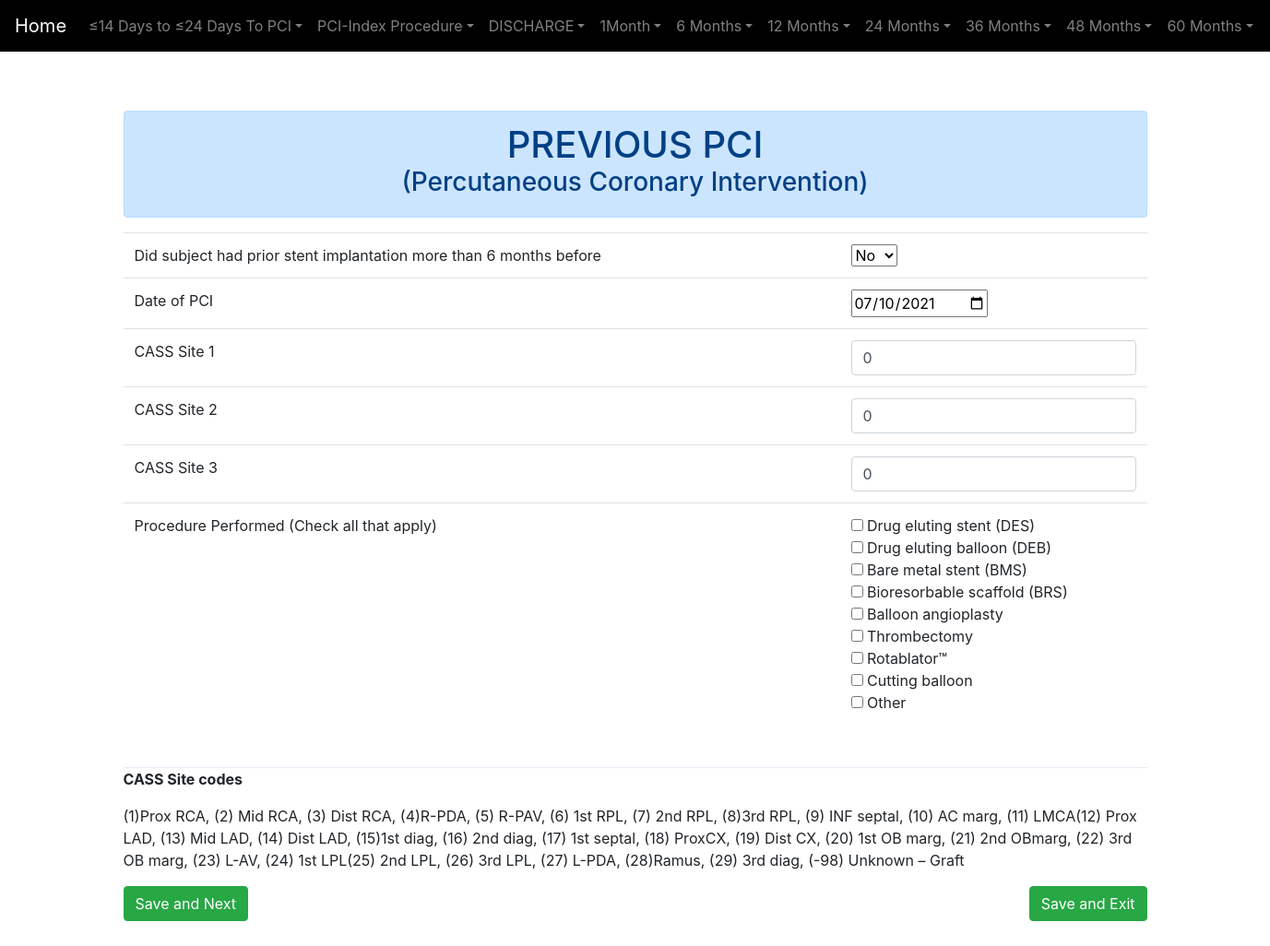
/previous/, run on the app's committed database.
### enroll/models.py (models this page shows, shortened)
class Question(models.Model):
	q_id = models.IntegerField(primary_key = True)
	q_text = models.CharField(max_length = 500)

### enroll/views.py (the view, shortened to what this page needs)
# urls.py: path('previous/', previous),
def previous(request):
    global ques_id, i
    ques_id = 60
    yesnoform = YesNo()
    dateform = DateTime(initial={'ans_text': date.today()})
    numberform = NumberInput(initial={'ans_text': 0})
    textform = TextInput(initial={'ans_text': 'None'})
    yesno_ques = Question.objects.filter(q_id=61)  # Yes/No
    date_ques = Question.objects.filter(q_id=62)  # Date
    number_ques = Question.objects.filter(q_id__gte=63, q_id__lte=65)  # CASS
    text_ques = Question.objects.filter(q_id=66)
    context = {
        "dateform": dateform,
        'numberform': numberform,
        'textform': textform,
        'yesnoform': yesnoform,
        "yesno_ques": yesno_ques,
        'date_ques': date_ques,
        'number_ques': number_ques,
        "text_ques": text_ques,
    }
    return render(request, "enroll/previous.html", context)

### enroll/forms.py
class DateTime(forms.ModelForm):
    class Meta:
        model = Result
        fields = ('p_id', 'q_id', 'ans_text')
        widgets = {
            'ans_text': forms.DateInput(attrs={'type': 'date'})
        }

class NumberInput(forms.ModelForm):
    class Meta:
        model = Result
        fields = ('p_id', 'q_id', 'ans_text')
        widgets = {
            'ans_text': forms.NumberInput(attrs={'class': 'form-control'})
        }

### enroll/templates/enroll/previous.html (shortened to what this page needs)
{% extends 'enroll/question.html' %}
{% block content %}
<div class="row">
  <div class="container mt-3">
    <h1 class="text-center alert alert-primary">PREVIOUS PCI <span><h3>(Percutaneous Coronary Intervention)</h3></span></h1>
  </div>
	<div class="col-sm-12">
    <form method="POST">
			<table class="table table-hover">
                <tbody>
          {% for ques in yesno_ques %}
          <tr>
            <td width="70%">{{ ques.q_text }}</td>
            <td width="30%">
              {{ yesnoform.ans_text }}
            </td>
          </tr>
          {% endfor %}
          {% for ques in date_ques %}
           <tr>
            <td>{{ ques.q_text }}</td>
            <td>
              {{ dateform.ans_text }}
            </td>
           </tr>
          {% endfor %}
           {% for ques in number_ques %}
           <tr>
            <td>{{ ques.q_text }}</td>
            <td>
              {{ numberform.ans_text }}
            </td>
           </tr>
          {% endfor %}
          {% for ques in text_ques %}
          <tr>
            <td width="70%">{{ ques.q_text }}</td>
            <td width="30%">
              <input type="checkbox" name="procedure[]" value="Drug eluting stent (DES)" /> Drug eluting stent (DES)<br>
              <input type="checkbox" name="procedure[]" value="Drug eluting balloon (DEB)" /> Drug eluting balloon (DEB)<br>
              <input type="checkbox" name="procedure[]" value="Bare metal stent (BMS)" /> Bare metal stent (BMS)<br>
              <input type="checkbox" name="procedure[]" value="Bioresorbable scaffold (BRS)" /> Bioresorbable scaffold (BRS)<br>
              <input type="checkbox" name="procedure[]" value="Balloon angioplasty" /> Balloon angioplasty<br>
              <input type="checkbox" name="procedure[]" value="Thrombectomy" /> Thrombectomy<br>
              <input type="checkbox" name="procedure[]" value="Rotablator™" /> Rotablator™<br>
              <input type="checkbox" name="procedure[]" value="Cutting balloon" /> Cutting balloon<br>
              <input type="checkbox" name="procedure[]" value="Other" onchange="if (this.value=='Other'){this.form['Tick'].style.visibility='visible'} else {this.form['Tick'].style.visibility='hidden'};" /> Other<br>
            </td>
          </tr>
          {% endfor %}
          </tbody>
      </table>
      <p style="border-top: solid; border-width: 1px; border-color: #ede7f6; margin-top: 5px;"><strong>CASS Site codes</strong></p>
      <p>(1)Prox RCA, (2) Mid RCA, (3) Dist RCA, (4)R-PDA, (5) R-PAV, (6) 1st RPL, (7) 2nd RPL, (8)3rd RPL,
        (9) INF septal, (10) AC marg, (11) LMCA(12) Prox LAD, (13) Mid LAD, (14) Dist LAD, (15)1st diag,
        (16) 2nd diag, (17) 1st septal, (18) ProxCX, (19) Dist CX, (20) 1st OB marg, (21) 2nd OBmarg, (22)
        3rd OB marg, (23) L-AV, (24) 1st LPL(25) 2nd LPL, (26) 3rd LPL, (27) L-PDA, (28)Ramus, (29) 3rd
        diag, (-98) Unknown – Graft</p>
      <input type="submit" class="btn btn-success" name="next" value="Save and Next">
      <input type="submit" class="btn btn-success" name="home" value="Save and Exit" style="float: right;">
    </form>
	</div>
</div>
{% endblock %}

### data on the page
Question: q_text "Did subject had prior stent implantation more than 6 months before"
Question: q_text "Date of PCI", ans_text "07/10/2021"
Question: q_text "CASS Site 1", ans_text "0"
Question: q_text "CASS Site 2", ans_text "0"
Question: q_text "CASS Site 3", ans_text "0"
Question: q_text "Procedure Performed (Check all that apply)"
